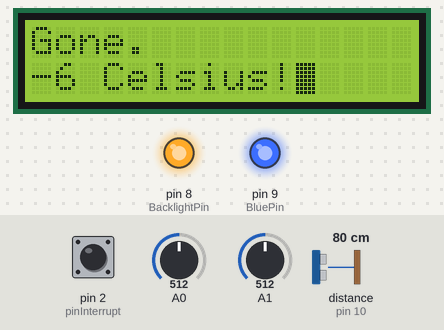
This sketch was run on a simulated Arduino Uno, built with avr-gcc and run on an emulated ATmega328P. On the bench: 16×2 character LCD, output pins drawn as LEDs (lit = HIGH). Wiring (inferred from the names in the program): ultrasonic range finder: trigger pin 13; echo pin 10. Inputs (shaded band) come from the test bench; at power-on: distance to the obstacle (sensor on pin 10) 80 cm, pin 2 (pinInterrupt) LOW, A0 = 512, A1 = 512. The echo pulse lasts 58.3 µs per cm; pins used as bus, display or sensor lines are not drawn; what the sketch prints to the serial monitor is not drawn.

Above: at 2.2 s.
2.3 s: distance to the obstacle (sensor on pin 10) set to 74 cm
At 3.0 s:
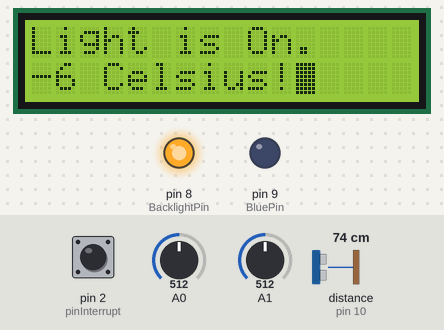
4.1 s: pin 2 (pinInterrupt) pulled HIGH for 0.4 s
At 4.4 s:
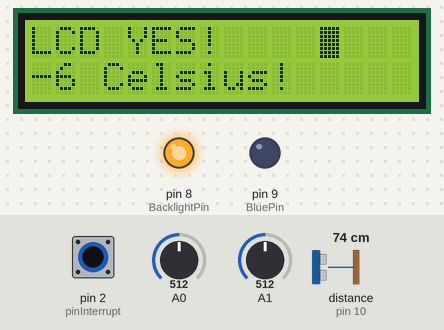
8.5 s: distance to the obstacle (sensor on pin 10) set to 120 cm
At 10.9 s:
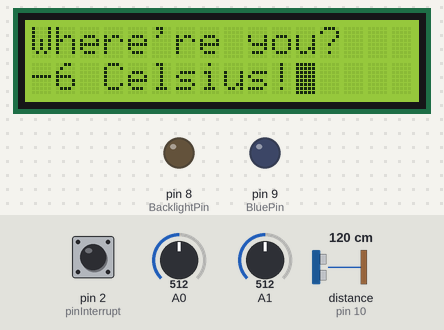
11.2 s: A0 set to 256
12.9 s: A0 set to 234
At 14.2 s:
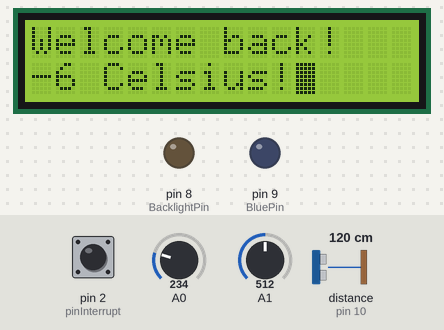
16.9 s: A1 set to 716
At 19.1 s:
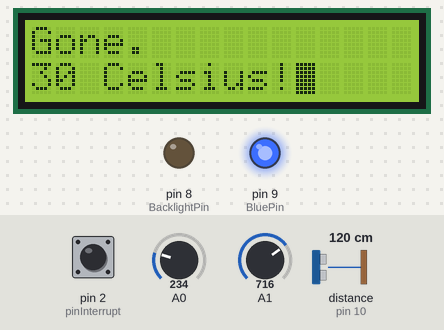
Timing chart, 0 to 20.2 s (numbered marks = the images above; inputs shaded):
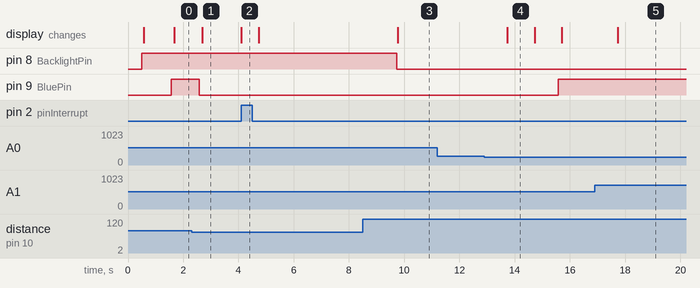

The sketch:

main.ino
```cpp
#include <LiquidCrystal.h>
#include <MsTimer2.h>
LiquidCrystal lcd(12,11,7,6,5,4);
int tick = 0;
int tock = 0;
int light = 0;
int lowdistance = 0;
int lowlight = 0;
int night = 0;
int waiting = 0;
int backlight = 5;
int lcddisplay = 10;
int i;
const int TrigPin = 13;
const int EchoPin = 10;
const int pinInterrupt = 2;
const int BluePin = 9;
const int BacklightPin = 8;
float dist;
int temp;
int check;
int check0;
int ans = 0;
int keep;
int sjmp = 0;
int tick_ans;

void onChange()
{
  digitalWrite(BacklightPin,HIGH);
  backlight = 5;
  lcddisplay = 10;
  Serial.println("You want me DISPLAY?");
  lcd.setCursor(0,0);
  lcd.print("LCD YES!    ");
}

void onTimer()
{
  GetDist();
  GetLex();

  if (((lowdistance and lowlight) == 1) or (tick > 0))
  {
    light = 1;
    keep = 1;
    Serial.println("Pass");
  }
  else
  {
    if (keep == 1)
    {
      light = 1;
      keep = 0;
      check0 = 1;
    }
    else light = 0;
  }

  if (lowdistance == 1)
  {
    waiting = 0;
    tick = 0;
    tock = 0;
    sjmp = 0;
  }

  if (lowlight == 0)
  {
    waiting = 0;
    tick = 0;
    tock = 0;
    check0 = 0;
  }

  if (waiting > 0)
  {
    Serial.print("Waiting changes from ");
    Serial.print(waiting);
    waiting = waiting - 1;
    Serial.print(" to ");
    Serial.println(waiting);
    if (waiting == 0)
    {
      tock = 1;
    }
  }

  if ((ans - light) == 1)
  {
    Serial.println("We are losing the light.");
  }
  ans = light;

  if (check0 == 1)
  {
    check = 1;
    Serial.println("Doulble Check 1 !!!");
    check0 = 0;
  }
  else if (tock == 1)
  {
    check = 1;
    Serial.println("Doulble Check 2 !!!");
  }
  else check = 0;

  ControlLight();

  Serial.print("Lowdistance is ");
  Serial.print(lowdistance);
  Serial.print(".And lowlight is ");
  Serial.print(lowlight);
  Serial.print(".Tick is ");
  Serial.print(tick);
  Serial.print(".Tock is ");
  Serial.print(tock);
  Serial.print(".Now waiting is ");
  Serial.println(waiting);

  if ((light == 1) and (tick == 0))
  {
    if ((tick_ans - tick) > 0)
    {
      lcd.setCursor(0,0);
      lcd.print("Welcome back!");
      Serial.print("Welcome back!");
      Serial.println();
    }
    else
    {
      lcd.setCursor(0,0);
      lcd.print("Light is On.");
      Serial.print("Light is On.");
      Serial.println();
    }
  }
  else if ((light == 1) and (tick == 1))
  {
    lcd.setCursor(0,0);
    lcd.print("Where're you?   ");
    Serial.print("Where're you?");
    Serial.println();
  }
  else if ((light == 1) and (tick == 2))
  {
    lcd.setCursor(0,0);
    lcd.print("Waiting...     ");
    Serial.print("Waiting...");
    Serial.println();
  }
  else
  {
    lcd.setCursor(0,0);
    lcd.print("Gone.        ");
    Serial.print("Gone.");
    Serial.println();
  }

  tick_ans = tick;

  temp = round(analogRead(A1)*5*100/1024.00);
  Serial.print("Temp is ");
  Serial.print(temp);
  Serial.println(" Celsius");
  Serial.println();
  lcd.setCursor(0,1);
  lcd.print(temp);
  lcd.setCursor(2,1);
  lcd.print(" Celsius!");
  if (backlight > 0)
  {
    backlight = backlight-1;
  }
  else
  {
    digitalWrite(BacklightPin,LOW);
  }
  Serial.print("lcddisplay is ");
  Serial.print(lcddisplay);
  Serial.print(" and night is ");
  Serial.print(night);
  if ((lcddisplay > 0) and (night == 1))
  {
    lcddisplay = lcddisplay - 1;
    Serial.println(" LCD -1");
  }
  else if (night == 0)
  {
    lcddisplay = 10;
    lcd.display();
    Serial.println(" LCD on");
  }
  else
  {
    lcd.noDisplay();
    Serial.println(" LCD off");
  }
}

float GetDist()
{
  digitalWrite(TrigPin,LOW);
  delayMicroseconds(2);
  digitalWrite(TrigPin,HIGH);
  delayMicroseconds(10);
  digitalWrite(TrigPin,LOW);
  dist = pulseIn(EchoPin,HIGH)/58.00;
  if (dist<80)
  {
    lowdistance = 1;
  }
  else
  {
    lowdistance = 0;
  }
  Serial.print("The distance is ");
  Serial.println(dist);
  return dist;
}

int GetLex()
{
  if (analogRead(0)>240)
  {
    lowlight = 1;
  }
  else
  {
    lowlight = 0;
  }
  if (analogRead(0)>800)
  {
    night = 1;
    Serial.println("It's night");
  }
  else
  {
    night = 0;
  }
  Serial.print("Light is ");
  Serial.println(analogRead(0));
  return lowlight;
}

int ControlLight()
{
  if (light == 1)
  {
    digitalWrite(BluePin,LOW);
  }
  else
  {
    digitalWrite(BluePin,HIGH);
  }
  Serial.println("Checking Light Status···");
  return 0;
}


void setup()
{
  Serial.begin(9600);
  Serial.print("Link Start");
  Serial.println();
  delay(500);
  pinMode(BluePin,OUTPUT);
  pinMode(TrigPin,OUTPUT);
  pinMode(EchoPin,INPUT);
  pinMode(BacklightPin,OUTPUT);
  pinMode(pinInterrupt, INPUT);
  digitalWrite(BacklightPin,HIGH);
  lcd.begin(16,2);
  lcd.print("Link Start!");
  lcd.setCursor(16,1);
  lcd.blink();
  MsTimer2::set(1000, onTimer);
  MsTimer2::start();
  attachInterrupt(0,onChange,RISING);
  GetDist();
  GetLex();

  Serial.print("Now let's rolling!");
  Serial.println();
  Serial.println();
}

void loop()
{
  if ((check == 1) and (sjmp == 0))
  {
    if ((tick == 0) and (tock == 0))
    {
      Serial.println("Here is the magic!");
      waiting = 15;
      tick = 1;
    }
    if (tick == 1)
    {
      if(tock == 1)
      {
        if (lowdistance == 0)
        {
          tick = 2;
          tock = 0;
          Serial.println("Soon leave.");
          waiting = 60;
        }
      }
    }
    if (tick == 2)
    {
      if(tock == 1)
      {
        if (lowdistance == 0)
        {
          tick = 0;
          tock = 0;
          Serial.println("All gone.");
          sjmp = 1;
        }
      }
    }
  }
}
```

Measured:
- the behaviour switches between 80 and 79 cm on distance to the obstacle (sensor on pin 10) (found by bisection; images 0 and 1)
- the behaviour switches between 241 and 240 on A0 (found by bisection; images 3 and 4)
- after the input at 2.3 s, pin 9 (BluePin): HIGH → LOW after 0.27 s; the display: changes after 0.39 s (image 1)
- after the input at 4.1 s, pin 8 (BacklightPin): stays HIGH (without the input it goes to LOW after 2.6 s); the display: changes at once (image 2)
- after the input at 8.5 s, the display: changes after 1.3 s (image 3)
- after the input at 11.2 s, every drawn part: stays the same
- after the input at 12.9 s, pin 9 (BluePin): LOW → HIGH after 2.7 s; the display: changes after 0.84 s (image 4)
- after the input at 16.9 s, the display: changes after 0.82 s (image 5)
